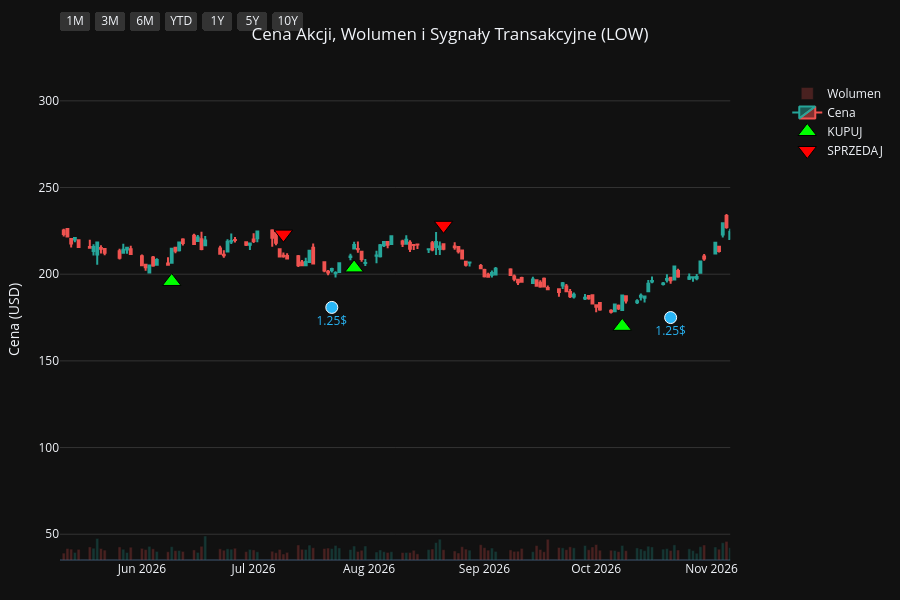
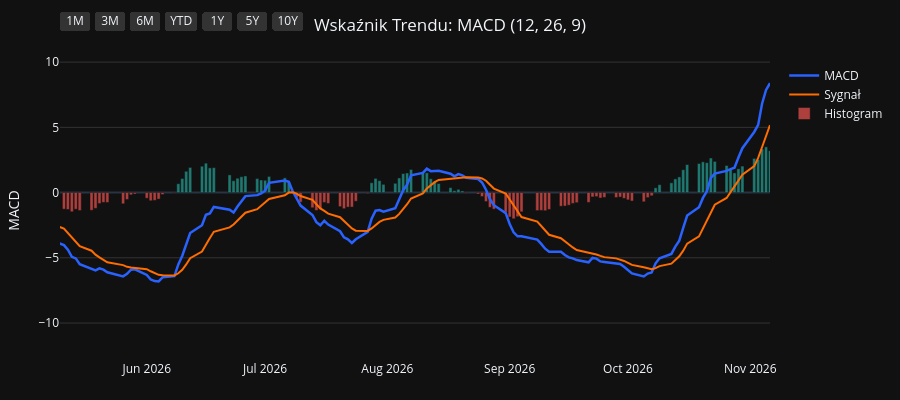
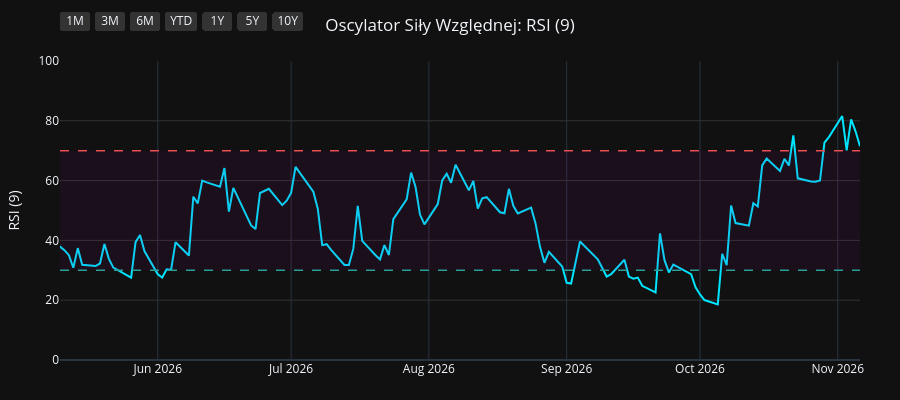
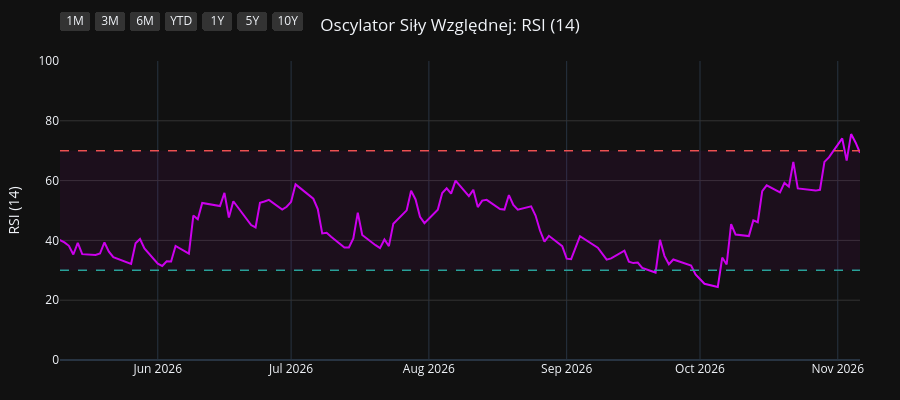

Write notebook code for charts like these, in order.
### Code cell
import os
import yfinance as yf
import pandas as pd
import pandas_ta as ta
import plotly.graph_objects as go
from plotly.subplots import make_subplots

# 1. Pobranie i przygotowanie danych
symbol = os.environ.get("STOCK_TICKER", "").strip().upper()
if not symbol:
    raise RuntimeError("Set STOCK_TICKER before running price_extractor.ipynb")
df = yf.Ticker(symbol).history(period="10y")
df.index = df.index.tz_localize(None)

# Wskaźniki i sygnały
df.ta.macd(fast=12, slow=26, signal=9, append=True)
df.ta.rsi(length=9, append=True)
df.ta.rsi(length=14, append=True)
df.ta.rsi(length=21, append=True)
df.dropna(inplace=True)

macd = df['MACD_12_26_9']
signal = df['MACDs_12_26_9']
wczorajszy_macd = macd.shift(1)
wczorajszy_signal = signal.shift(1)

df['Decyzja'] = 'BRAK'
df.loc[(macd > signal) & (wczorajszy_macd <= wczorajszy_signal), 'Decyzja'] = 'KUPUJ'
df.loc[(macd < signal) & (wczorajszy_macd >= wczorajszy_signal), 'Decyzja'] = 'SPRZEDAJ'

df_kupuj = df[df['Decyzja'] == 'KUPUJ']
df_sprzedaj = df[df['Decyzja'] == 'SPRZEDAJ']
df_dywidendy = df[df['Dividends'] > 0]
df_splity = df[df['Stock Splits'] > 0]

# Wspólna konfiguracja osi X
konfiguracja_osi_x = dict(
    type="date",
    showspikes=True, spikemode="across", spikesnap="cursor", spikedash="dot", spikecolor="#ffffff", spikethickness=1, hoverformat="%Y-%m-%d",
    rangeselector=dict(
        buttons=list([
            dict(count=1, label="1M", step="month", stepmode="backward"),
            dict(count=3, label="3M", step="month", stepmode="backward"),
            dict(count=6, label="6M", step="month", stepmode="backward"),
            dict(count=1, label="YTD", step="year", stepmode="todate"),
            dict(count=1, label="1Y", step="year", stepmode="backward"),
            dict(count=5, label="5Y", step="year", stepmode="backward"),
            dict(step="all", label="10Y")
        ]),
        bgcolor="#333333", activecolor="#2962ff", x=0, y=1.1
    )
)

# ==========================================
# WYKRES 1: CENA + WOLUMEN + SYGNAŁY
# ==========================================
fig1 = make_subplots(specs=[[{"secondary_y": True}]])

kolory_wolumenu = ['#26a69a' if row['Close'] >= row['Open'] else '#ef5350' for index, row in df.iterrows()]
fig1.add_trace(go.Bar(x=df.index, y=df['Volume'], marker_color=kolory_wolumenu, opacity=0.25, name='Wolumen'), secondary_y=True)
fig1.add_trace(go.Candlestick(x=df.index, open=df['Open'], high=df['High'], low=df['Low'], close=df['Close'], name='Cena', increasing_line_color='#26a69a', decreasing_line_color='#ef5350'), secondary_y=False)
fig1.add_trace(go.Scatter(x=df_kupuj.index, y=df_kupuj['Low'] * 0.95, customdata=df_kupuj[['Low', 'High']], mode='markers', marker=dict(symbol='triangle-up', size=16, color='#00ff00', line=dict(width=1, color='black')), name='KUPUJ', hovertemplate='KUPUJ<br>Najniższa: %{customdata[0]:.2f}<br>Najwyższa: %{customdata[1]:.2f}<extra></extra>'), secondary_y=False)
fig1.add_trace(go.Scatter(x=df_sprzedaj.index, y=df_sprzedaj['High'] * 1.05, customdata=df_sprzedaj[['Low', 'High']], mode='markers', marker=dict(symbol='triangle-down', size=16, color='#ff0000', line=dict(width=1, color='black')), name='SPRZEDAJ', hovertemplate='SPRZEDAJ<br>Najniższa: %{customdata[0]:.2f}<br>Najwyższa: %{customdata[1]:.2f}<extra></extra>'), secondary_y=False)

if not df_dywidendy.empty:
    fig1.add_trace(go.Scatter(x=df_dywidendy.index, y=df_dywidendy['Low'] * 0.90, mode='markers+text', marker=dict(symbol='circle', size=12, color='#29b6f6', line=dict(width=1, color='white')), text=df_dywidendy['Dividends'].apply(lambda x: f"{x}$"), textposition="bottom center", name='Dywidenda', showlegend=False, hovertemplate='Dywidenda: %{text}<extra></extra>', textfont=dict(color="#29b6f6")), secondary_y=False)
if not df_splity.empty:
                    fig1.add_trace(go.Scatter(x=df_splity.index, y=df_splity['High'], mode='markers+text', marker=dict(symbol='star', size=16, color='#ffee58', line=dict(width=1, color='black')), text=df_splity['Stock Splits'].apply(lambda x: f"{x:g}:1" if x >= 1 else f"1:{1 / x:g}"), textposition="top center", name='Split', hovertemplate='%{text}<extra></extra>', textfont=dict(color="#ffee58")), secondary_y=False)

fig1.update_layout(title=dict(text=f"Cena Akcji, Wolumen i Sygnały Transakcyjne ({symbol})", x=0.5, xanchor='center'), dragmode='pan', xaxis_rangeslider_visible=False, template='plotly_dark', height=600, hovermode='x unified', margin=dict(l=60, r=40, t=60, b=40))
fig1.update_xaxes(**konfiguracja_osi_x)
fig1.update_xaxes(range=[df.index.max() - pd.Timedelta(days=180), df.index.max()])
fig1.update_yaxes(title_text="Cena (USD)", secondary_y=False, gridcolor='#333333')
fig1.update_yaxes(range=[0, df['Volume'].max() * 4], showgrid=False, showticklabels=False, secondary_y=True)
fig1.show(config={'scrollZoom': True})

# ==========================================
# WYKRES 2: WSKAŹNIK MACD
# ==========================================
fig2 = go.Figure()
fig2.add_trace(go.Scatter(x=df.index, y=df['MACD_12_26_9'], line=dict(color='#2962ff', width=2.5), name='MACD'))
fig2.add_trace(go.Scatter(x=df.index, y=df['MACDs_12_26_9'], line=dict(color='#ff6d00', width=2), name='Sygnał'))
kolory_macd = ['#26a69a' if val >= 0 else '#ef5350' for val in df['MACDh_12_26_9']]
fig2.add_trace(go.Bar(x=df.index, y=df['MACDh_12_26_9'], marker_color=kolory_macd, name='Histogram', opacity=0.7))
fig2.update_layout(title=dict(text="Wskaźnik Trendu: MACD (12, 26, 9)", x=0.5, xanchor='center'), dragmode='pan', xaxis_rangeslider_visible=False, template='plotly_dark', height=400, hovermode='x unified', margin=dict(l=60, r=40, t=60, b=40))
fig2.update_xaxes(**konfiguracja_osi_x)
fig2.update_xaxes(range=[df.index.max() - pd.Timedelta(days=180), df.index.max()])
fig2.update_yaxes(title_text="MACD", gridcolor='#333333')
fig2.show(config={'scrollZoom': True})

# ==========================================
# WYKRES 3: OSCYLATOR RSI (9)
# ==========================================
fig3 = go.Figure()
fig3.add_trace(go.Scatter(x=df.index, y=df['RSI_9'], line=dict(color='#00e5ff', width=2), name='RSI (9)'))
fig3.add_hline(y=70, line_dash="dash", line_color="#ef5350", line_width=1.5)
fig3.add_hline(y=30, line_dash="dash", line_color="#26a69a", line_width=1.5)
fig3.add_hrect(y0=30, y1=70, line_width=0, fillcolor="purple", opacity=0.1)
fig3.update_layout(title=dict(text="Oscylator Siły Względnej: RSI (9)", x=0.5, xanchor='center'), dragmode='pan', xaxis_rangeslider_visible=False, template='plotly_dark', height=400, hovermode='x unified', margin=dict(l=60, r=40, t=60, b=40))
fig3.update_xaxes(**konfiguracja_osi_x)
fig3.update_xaxes(range=[df.index.max() - pd.Timedelta(days=180), df.index.max()])
fig3.update_yaxes(title_text="RSI (9)", range=[0, 100], gridcolor='#333333')
fig3.show(config={'scrollZoom': True})

# ==========================================
# WYKRES 4: OSCYLATOR RSI (14)
# ==========================================
fig4 = go.Figure()
fig4.add_trace(go.Scatter(x=df.index, y=df['RSI_14'], line=dict(color='#d500f9', width=2), name='RSI (14)'))
fig4.add_hline(y=70, line_dash="dash", line_color="#ef5350", line_width=1.5)
fig4.add_hline(y=30, line_dash="dash", line_color="#26a69a", line_width=1.5)
fig4.add_hrect(y0=30, y1=70, line_width=0, fillcolor="purple", opacity=0.1)
fig4.update_layout(title=dict(text="Oscylator Siły Względnej: RSI (14)", x=0.5, xanchor='center'), dragmode='pan', xaxis_rangeslider_visible=False, template='plotly_dark', height=400, hovermode='x unified', margin=dict(l=60, r=40, t=60, b=40))
fig4.update_xaxes(**konfiguracja_osi_x)
fig4.update_xaxes(range=[df.index.max() - pd.Timedelta(days=180), df.index.max()])
fig4.update_yaxes(title_text="RSI (14)", range=[0, 100], gridcolor='#333333')
fig4.show(config={'scrollZoom': True})

# ==========================================
# WYKRES 5: OSCYLATOR RSI (21)
# ==========================================
fig5 = go.Figure()
fig5.add_trace(go.Scatter(x=df.index, y=df['RSI_21'], line=dict(color='#64dd17', width=2), name='RSI (21)'))
fig5.add_hline(y=70, line_dash="dash", line_color="#ef5350", line_width=1.5)
fig5.add_hline(y=30, line_dash="dash", line_color="#26a69a", line_width=1.5)
fig5.add_hrect(y0=30, y1=70, line_width=0, fillcolor="purple", opacity=0.1)
fig5.update_layout(title=dict(text="Oscylator Siły Względnej: RSI (21)", x=0.5, xanchor='center'), dragmode='pan', xaxis_rangeslider_visible=False, template='plotly_dark', height=400, hovermode='x unified', margin=dict(l=60, r=40, t=60, b=40))
fig5.update_xaxes(**konfiguracja_osi_x)
fig5.update_xaxes(range=[df.index.max() - pd.Timedelta(days=180), df.index.max()])
fig5.update_yaxes(title_text="RSI (21)", range=[0, 100], gridcolor='#333333')
fig5.show(config={'scrollZoom': True})

### Figure 1 — Plotly figure (JSON) as saved in the notebook; plotly's stock layout.template omitted (floating-point values rounded to 4 significant figures; data arrays with more than 128 entries replaced by an {"elided": "..."} marker saying what was removed)
{"data": [{"marker": {"color": {"elided": "2481 str values"}}, "name": "Wolumen", "opacity": 0.25, "type": "bar", "x": {"elided": "2481 str values"}, "xaxis": "x", "y": {"elided": "2481 int values"}, "yaxis": "y2"}, {"close": {"elided": "2481 float values"}, "decreasing": {"line": {"color": "#ef5350"}}, "high": {"elided": "2481 float values"}, "increasing": {"line": {"color": "#26a69a"}}, "low": {"elided": "2481 float values"}, "name": "Cena", "open": {"elided": "2481 float values"}, "type": "candlestick", "x": {"elided": "2481 str values"}, "xaxis": "x", "yaxis": "y"}, {"customdata": {"elided": "92x2 float values"}, "hovertemplate": "KUPUJ<br>Najniższa: %{customdata[0]:.2f}<br>Najwyższa: %{customdata[1]:.2f}<extra></extra>", "marker": {"color": "#00ff00", "line": {"color": "black", "width": 1}, "size": 16, "symbol": "triangle-up"}, "mode": "markers", "name": "KUPUJ", "type": "scatter", "x": ["2017-01-23T00:00:00", "2017-02-03T00:00:00", "2017-02-10T00:00:00", "2017-03-01T00:00:00", "2017-04-24T00:00:00", "2017-06-14T00:00:00", "2017-07-03T00:00:00", "2017-07-25T00:00:00", "2017-09-01T00:00:00", "2017-11-16T00:00:00", "2018-03-20T00:00:00", "2018-05-02T00:00:00", "2018-07-13T00:00:00", "2018-08-21T00:00:00", "2018-11-05T00:00:00", "2018-11-28T00:00:00", "2018-12-26T00:00:00", "2019-01-30T00:00:00", "2019-03-21T00:00:00", "2019-05-21T00:00:00", "2019-06-07T00:00:00", "2019-08-21T00:00:00", "2019-10-15T00:00:00", "2019-11-01T00:00:00", "2019-12-13T00:00:00", "2020-01-09T00:00:00", "2020-01-23T00:00:00", "2020-02-07T00:00:00", "2020-03-26T00:00:00", "2020-07-15T00:00:00", "2020-08-12T00:00:00", "2020-08-17T00:00:00", "2020-10-01T00:00:00", "2020-11-30T00:00:00", "2020-12-07T00:00:00", "2021-01-07T00:00:00", "2021-02-08T00:00:00", "2021-03-11T00:00:00", "2021-05-10T00:00:00", "2021-06-22T00:00:00", "2021-08-18T00:00:00", "2021-09-17T00:00:00", "2021-09-27T00:00:00", "2021-10-12T00:00:00", "2021-11-17T00:00:00", "2021-12-09T00:00:00", "2022-01-04T00:00:00", "2022-02-01T00:00:00", "2022-02-08T00:00:00", "2022-03-01T00:00:00", "2022-04-19T00:00:00", "2022-05-17T00:00:00", "2022-05-26T00:00:00", "2022-06-27T00:00:00", "2022-10-03T00:00:00", "2022-10-17T00:00:00", "2022-10-26T00:00:00", "2022-11-10T00:00:00", "2023-01-11T00:00:00", "2023-01-31T00:00:00", "2023-02-13T00:00:00", "2023-03-31T00:00:00", "2023-06-02T00:00:00", "2023-07-21T00:00:00", "2023-08-29T00:00:00", "2023-10-31T00:00:00", "2024-02-02T00:00:00", "2024-03-20T00:00:00", "2024-05-03T00:00:00", "2024-06-10T00:00:00", "2024-07-11T00:00:00", "2024-08-21T00:00:00", "2024-08-23T00:00:00", "2024-09-13T00:00:00", "2024-10-08T00:00:00", "2024-11-12T00:00:00", "2024-11-25T00:00:00", "2025-01-08T00:00:00", "2025-03-24T00:00:00", "2025-04-14T00:00:00", "2025-04-23T00:00:00", "2025-06-26T00:00:00", "2025-07-22T00:00:00", "2025-09-05T00:00:00", "2025-10-17T00:00:00", "2025-11-21T00:00:00", "2026-01-08T00:00:00", "2026-02-11T00:00:00", "2026-03-30T00:00:00", "2026-06-09T00:00:00", "2026-07-28T00:00:00", "2026-10-08T00:00:00"], "xaxis": "x", "y": [56.29, 56.73, 57.77, 63.69, 66.32, 62.94, 61.89, 59.46, 58.83, 62.74, 68.49, 66.76, 79.99, 80.32, 78.17, 74.03, 70.65, 76.79, 85.14, 88.74, 79.73, 88.79, 92.18, 91.76, 97.32, 101.2, 101.3, 101.1, 71.93, 117.1, 130.6, 131.7, 139.7, 128.4, 126.6, 138.0, 149.3, 144.9, 177.9, 161.8, 161.5, 177.7, 177.8, 179.7, 210.9, 219.2, 219.8, 201.7, 194.9, 190.0, 171.3, 162.8, 164.8, 157.8, 166.4, 167.4, 167.6, 171.1, 177.1, 178.3, 182.6, 170.5, 181.8, 205.0, 198.0, 167.9, 191.0, 222.4, 209.5, 195.2, 201.9, 217.7, 218.6, 229.2, 244.8, 245.5, 244.7, 221.4, 209.0, 201.8, 199.8, 202.5, 203.8, 245.3, 225.0, 212.8, 226.7, 262.2, 215.8, 195.8, 203.6, 169.9], "yaxis": "y"}, {"customdata": {"elided": "91x2 float values"}, "hovertemplate": "SPRZEDAJ<br>Najniższa: %{customdata[0]:.2f}<br>Najwyższa: %{customdata[1]:.2f}<extra></extra>", "marker": {"color": "#ff0000", "line": {"color": "black", "width": 1}, "size": 16, "symbol": "triangle-down"}, "mode": "markers", "name": "SPRZEDAJ", "type": "scatter", "x": ["2017-02-02T00:00:00", "2017-02-06T00:00:00", "2017-02-28T00:00:00", "2017-03-21T00:00:00", "2017-05-11T00:00:00", "2017-06-23T00:00:00", "2017-07-20T00:00:00", "2017-08-15T00:00:00", "2017-10-16T00:00:00", "2018-01-31T00:00:00", "2018-04-20T00:00:00", "2018-06-15T00:00:00", "2018-07-26T00:00:00", "2018-09-25T00:00:00", "2018-11-19T00:00:00", "2018-12-24T00:00:00", "2019-01-22T00:00:00", "2019-03-04T00:00:00", "2019-04-22T00:00:00", "2019-05-22T00:00:00", "2019-07-19T00:00:00", "2019-09-17T00:00:00", "2019-10-29T00:00:00", "2019-12-03T00:00:00", "2019-12-30T00:00:00", "2020-01-10T00:00:00", "2020-01-24T00:00:00", "2020-02-25T00:00:00", "2020-06-09T00:00:00", "2020-08-04T00:00:00", "2020-08-14T00:00:00", "2020-09-03T00:00:00", "2020-10-23T00:00:00", "2020-12-04T00:00:00", "2021-01-04T00:00:00", "2021-01-29T00:00:00", "2021-02-22T00:00:00", "2021-04-22T00:00:00", "2021-05-12T00:00:00", "2021-07-28T00:00:00", "2021-09-09T00:00:00", "2021-09-20T00:00:00", "2021-09-28T00:00:00", "2021-11-09T00:00:00", "2021-11-30T00:00:00", "2021-12-14T00:00:00", "2022-01-05T00:00:00", "2022-02-07T00:00:00", "2022-02-11T00:00:00", "2022-03-24T00:00:00", "2022-05-10T00:00:00", "2022-05-18T00:00:00", "2022-06-13T00:00:00", "2022-08-24T00:00:00", "2022-10-14T00:00:00", "2022-10-19T00:00:00", "2022-11-03T00:00:00", "2022-12-05T00:00:00", "2023-01-26T00:00:00", "2023-02-10T00:00:00", "2023-02-17T00:00:00", "2023-05-03T00:00:00", "2023-07-20T00:00:00", "2023-07-31T00:00:00", "2023-09-15T00:00:00", "2023-12-29T00:00:00", "2024-03-15T00:00:00", "2024-03-28T00:00:00", "2024-05-21T00:00:00", "2024-06-28T00:00:00", "2024-08-05T00:00:00", "2024-08-22T00:00:00", "2024-09-04T00:00:00", "2024-10-07T00:00:00", "2024-10-21T00:00:00", "2024-11-19T00:00:00", "2024-12-11T00:00:00", "2025-02-05T00:00:00", "2025-04-07T00:00:00", "2025-04-16T00:00:00", "2025-05-23T00:00:00", "2025-07-15T00:00:00", "2025-08-29T00:00:00", "2025-09-15T00:00:00", "2025-11-05T00:00:00", "2025-12-19T00:00:00", "2026-01-28T00:00:00", "2026-02-18T00:00:00", "2026-04-29T00:00:00", "2026-07-09T00:00:00", "2026-08-21T00:00:00"], "xaxis": "x", "y": [63.57, 63.93, 66.32, 72.75, 75.27, 68.77, 66.78, 68.7, 72.71, 94.51, 76.14, 89.13, 89.33, 104.2, 84.78, 79.8, 84.77, 95.19, 104.6, 93.42, 95.06, 103.4, 102.7, 106.1, 111.2, 112.3, 113.6, 115.1, 122.3, 140.8, 145.8, 159.2, 161.3, 142.8, 151.2, 161.6, 166.0, 193.2, 192.4, 185.1, 193.9, 197.4, 198.4, 225.5, 238.0, 244.1, 246.6, 220.3, 219.1, 211.7, 190.6, 183.3, 176.7, 202.7, 189.7, 182.5, 177.0, 204.9, 203.2, 203.3, 208.0, 205.7, 226.3, 231.8, 224.4, 221.4, 245.6, 253.6, 231.4, 221.1, 241.7, 244.0, 246.6, 270.7, 283.5, 266.9, 275.3, 262.5, 228.3, 223.9, 226.8, 226.8, 264.6, 278.8, 244.7, 253.9, 282.8, 293.0, 247.2, 223.1, 228.2], "yaxis": "y"}, {"hovertemplate": "Dywidenda: %{text}<extra></extra>", "marker": {"color": "#29b6f6", "line": {"color": "white", "width": 1}, "size": 12, "symbol": "circle"}, "mode": "markers+text", "name": "Dywidenda", "showlegend": false, "text": ["0.35$", "0.35$", "0.41$", "0.41$", "0.41$", "0.41$", "0.48$", "0.48$", "0.48$", "0.48$", "0.55$", "0.55$", "0.55$", "0.55$", "0.55$", "0.6$", "0.6$", "0.6$", "0.8$", "0.8$", "0.8$", "0.8$", "1.05$", "1.05$", "1.05$", "1.05$", "1.1$", "1.1$", "1.1$", "1.1$", "1.15$", "1.15$", "1.15$", "1.15$", "1.2$", "1.2$", "1.2$", "1.2$", "1.25$", "1.25$"], "textfont": {"color": "#29b6f6"}, "textposition": "bottom center", "type": "scatter", "x": ["2017-01-23T00:00:00", "2017-04-24T00:00:00", "2017-07-24T00:00:00", "2017-10-24T00:00:00", "2018-01-23T00:00:00", "2018-04-24T00:00:00", "2018-07-24T00:00:00", "2018-10-23T00:00:00", "2019-01-22T00:00:00", "2019-04-23T00:00:00", "2019-07-23T00:00:00", "2019-10-22T00:00:00", "2020-01-21T00:00:00", "2020-04-21T00:00:00", "2020-07-21T00:00:00", "2020-10-20T00:00:00", "2021-01-19T00:00:00", "2021-04-20T00:00:00", "2021-07-20T00:00:00", "2021-10-19T00:00:00", "2022-01-18T00:00:00", "2022-04-19T00:00:00", "2022-07-19T00:00:00", "2022-10-18T00:00:00", "2023-01-24T00:00:00", "2023-04-25T00:00:00", "2023-07-25T00:00:00", "2023-10-24T00:00:00", "2024-01-23T00:00:00", "2024-04-23T00:00:00", "2024-07-24T00:00:00", "2024-10-23T00:00:00", "2025-01-22T00:00:00", "2025-04-23T00:00:00", "2025-07-23T00:00:00", "2025-10-22T00:00:00", "2026-01-21T00:00:00", "2026-04-22T00:00:00", "2026-07-22T00:00:00", "2026-10-21T00:00:00"], "xaxis": "x", "y": [53.33, 62.83, 55.23, 60.59, 80.97, 63.28, 76.69, 73.99, 70.59, 87.52, 80.33, 88.09, 95.26, 72.96, 114.9, 140.2, 137.5, 162.0, 155.2, 180.5, 191.5, 162.3, 152.5, 159.8, 169.0, 172.5, 194.7, 156.8, 182.1, 197.0, 199.0, 232.4, 223.5, 189.3, 197.8, 213.6, 236.2, 216.7, 180.8, 175.0], "yaxis": "y"}], "layout": {"dragmode": "pan", "height": 600, "hovermode": "x unified", "margin": {"b": 40, "l": 60, "r": 40, "t": 60}, "title": {"text": "Cena Akcji, Wolumen i Sygnały Transakcyjne (LOW)", "x": 0.5, "xanchor": "center"}, "xaxis": {"anchor": "y", "domain": [0.0, 0.94], "hoverformat": "%Y-%m-%d", "range": ["2026-05-10T00:00:00", "2026-11-06T00:00:00"], "rangeselector": {"activecolor": "#2962ff", "bgcolor": "#333333", "buttons": [{"count": 1, "label": "1M", "step": "month", "stepmode": "backward"}, {"count": 3, "label": "3M", "step": "month", "stepmode": "backward"}, {"count": 6, "label": "6M", "step": "month", "stepmode": "backward"}, {"count": 1, "label": "YTD", "step": "year", "stepmode": "todate"}, {"count": 1, "label": "1Y", "step": "year", "stepmode": "backward"}, {"count": 5, "label": "5Y", "step": "year", "stepmode": "backward"}, {"label": "10Y", "step": "all"}], "x": 0, "y": 1.1}, "rangeslider": {"visible": false}, "showspikes": true, "spikecolor": "#ffffff", "spikedash": "dot", "spikemode": "across", "spikesnap": "cursor", "spikethickness": 1, "type": "date"}, "yaxis": {"anchor": "x", "domain": [0.0, 1.0], "gridcolor": "#333333", "title": {"text": "Cena (USD)"}}, "yaxis2": {"anchor": "x", "overlaying": "y", "range": [0, 136439200], "showgrid": false, "showticklabels": false, "side": "right"}}}

### Figure 2 — Plotly figure (JSON) as saved in the notebook; plotly's stock layout.template omitted (floating-point values rounded to 4 significant figures; data arrays with more than 128 entries replaced by an {"elided": "..."} marker saying what was removed)
{"data": [{"line": {"color": "#2962ff", "width": 2.5}, "name": "MACD", "type": "scatter", "x": {"elided": "2481 str values"}, "y": {"elided": "2481 float values"}}, {"line": {"color": "#ff6d00", "width": 2}, "name": "Sygnał", "type": "scatter", "x": {"elided": "2481 str values"}, "y": {"elided": "2481 float values"}}, {"marker": {"color": {"elided": "2481 str values"}}, "name": "Histogram", "opacity": 0.7, "type": "bar", "x": {"elided": "2481 str values"}, "y": {"elided": "2481 float values"}}], "layout": {"dragmode": "pan", "height": 400, "hovermode": "x unified", "margin": {"b": 40, "l": 60, "r": 40, "t": 60}, "title": {"text": "Wskaźnik Trendu: MACD (12, 26, 9)", "x": 0.5, "xanchor": "center"}, "xaxis": {"hoverformat": "%Y-%m-%d", "range": ["2026-05-10T00:00:00", "2026-11-06T00:00:00"], "rangeselector": {"activecolor": "#2962ff", "bgcolor": "#333333", "buttons": [{"count": 1, "label": "1M", "step": "month", "stepmode": "backward"}, {"count": 3, "label": "3M", "step": "month", "stepmode": "backward"}, {"count": 6, "label": "6M", "step": "month", "stepmode": "backward"}, {"count": 1, "label": "YTD", "step": "year", "stepmode": "todate"}, {"count": 1, "label": "1Y", "step": "year", "stepmode": "backward"}, {"count": 5, "label": "5Y", "step": "year", "stepmode": "backward"}, {"label": "10Y", "step": "all"}], "x": 0, "y": 1.1}, "rangeslider": {"visible": false}, "showspikes": true, "spikecolor": "#ffffff", "spikedash": "dot", "spikemode": "across", "spikesnap": "cursor", "spikethickness": 1, "type": "date"}, "yaxis": {"gridcolor": "#333333", "title": {"text": "MACD"}}}}

### Figure 3 — Plotly figure (JSON) as saved in the notebook; plotly's stock layout.template omitted (floating-point values rounded to 4 significant figures; data arrays with more than 128 entries replaced by an {"elided": "..."} marker saying what was removed)
{"data": [{"line": {"color": "#00e5ff", "width": 2}, "name": "RSI (9)", "type": "scatter", "x": {"elided": "2481 str values"}, "y": {"elided": "2481 float values"}}], "layout": {"dragmode": "pan", "height": 400, "hovermode": "x unified", "margin": {"b": 40, "l": 60, "r": 40, "t": 60}, "shapes": [{"line": {"color": "#ef5350", "dash": "dash", "width": 1.5}, "type": "line", "x0": 0, "x1": 1, "xref": "x domain", "y0": 70, "y1": 70, "yref": "y"}, {"line": {"color": "#26a69a", "dash": "dash", "width": 1.5}, "type": "line", "x0": 0, "x1": 1, "xref": "x domain", "y0": 30, "y1": 30, "yref": "y"}, {"fillcolor": "purple", "line": {"width": 0}, "opacity": 0.1, "type": "rect", "x0": 0, "x1": 1, "xref": "x domain", "y0": 30, "y1": 70, "yref": "y"}], "title": {"text": "Oscylator Siły Względnej: RSI (9)", "x": 0.5, "xanchor": "center"}, "xaxis": {"hoverformat": "%Y-%m-%d", "range": ["2026-05-10T00:00:00", "2026-11-06T00:00:00"], "rangeselector": {"activecolor": "#2962ff", "bgcolor": "#333333", "buttons": [{"count": 1, "label": "1M", "step": "month", "stepmode": "backward"}, {"count": 3, "label": "3M", "step": "month", "stepmode": "backward"}, {"count": 6, "label": "6M", "step": "month", "stepmode": "backward"}, {"count": 1, "label": "YTD", "step": "year", "stepmode": "todate"}, {"count": 1, "label": "1Y", "step": "year", "stepmode": "backward"}, {"count": 5, "label": "5Y", "step": "year", "stepmode": "backward"}, {"label": "10Y", "step": "all"}], "x": 0, "y": 1.1}, "rangeslider": {"visible": false}, "showspikes": true, "spikecolor": "#ffffff", "spikedash": "dot", "spikemode": "across", "spikesnap": "cursor", "spikethickness": 1, "type": "date"}, "yaxis": {"gridcolor": "#333333", "range": [0, 100], "title": {"text": "RSI (9)"}}}}

### Figure 4 — Plotly figure (JSON) as saved in the notebook; plotly's stock layout.template omitted (floating-point values rounded to 4 significant figures; data arrays with more than 128 entries replaced by an {"elided": "..."} marker saying what was removed)
{"data": [{"line": {"color": "#d500f9", "width": 2}, "name": "RSI (14)", "type": "scatter", "x": {"elided": "2481 str values"}, "y": {"elided": "2481 float values"}}], "layout": {"dragmode": "pan", "height": 400, "hovermode": "x unified", "margin": {"b": 40, "l": 60, "r": 40, "t": 60}, "shapes": [{"line": {"color": "#ef5350", "dash": "dash", "width": 1.5}, "type": "line", "x0": 0, "x1": 1, "xref": "x domain", "y0": 70, "y1": 70, "yref": "y"}, {"line": {"color": "#26a69a", "dash": "dash", "width": 1.5}, "type": "line", "x0": 0, "x1": 1, "xref": "x domain", "y0": 30, "y1": 30, "yref": "y"}, {"fillcolor": "purple", "line": {"width": 0}, "opacity": 0.1, "type": "rect", "x0": 0, "x1": 1, "xref": "x domain", "y0": 30, "y1": 70, "yref": "y"}], "title": {"text": "Oscylator Siły Względnej: RSI (14)", "x": 0.5, "xanchor": "center"}, "xaxis": {"hoverformat": "%Y-%m-%d", "range": ["2026-05-10T00:00:00", "2026-11-06T00:00:00"], "rangeselector": {"activecolor": "#2962ff", "bgcolor": "#333333", "buttons": [{"count": 1, "label": "1M", "step": "month", "stepmode": "backward"}, {"count": 3, "label": "3M", "step": "month", "stepmode": "backward"}, {"count": 6, "label": "6M", "step": "month", "stepmode": "backward"}, {"count": 1, "label": "YTD", "step": "year", "stepmode": "todate"}, {"count": 1, "label": "1Y", "step": "year", "stepmode": "backward"}, {"count": 5, "label": "5Y", "step": "year", "stepmode": "backward"}, {"label": "10Y", "step": "all"}], "x": 0, "y": 1.1}, "rangeslider": {"visible": false}, "showspikes": true, "spikecolor": "#ffffff", "spikedash": "dot", "spikemode": "across", "spikesnap": "cursor", "spikethickness": 1, "type": "date"}, "yaxis": {"gridcolor": "#333333", "range": [0, 100], "title": {"text": "RSI (14)"}}}}
